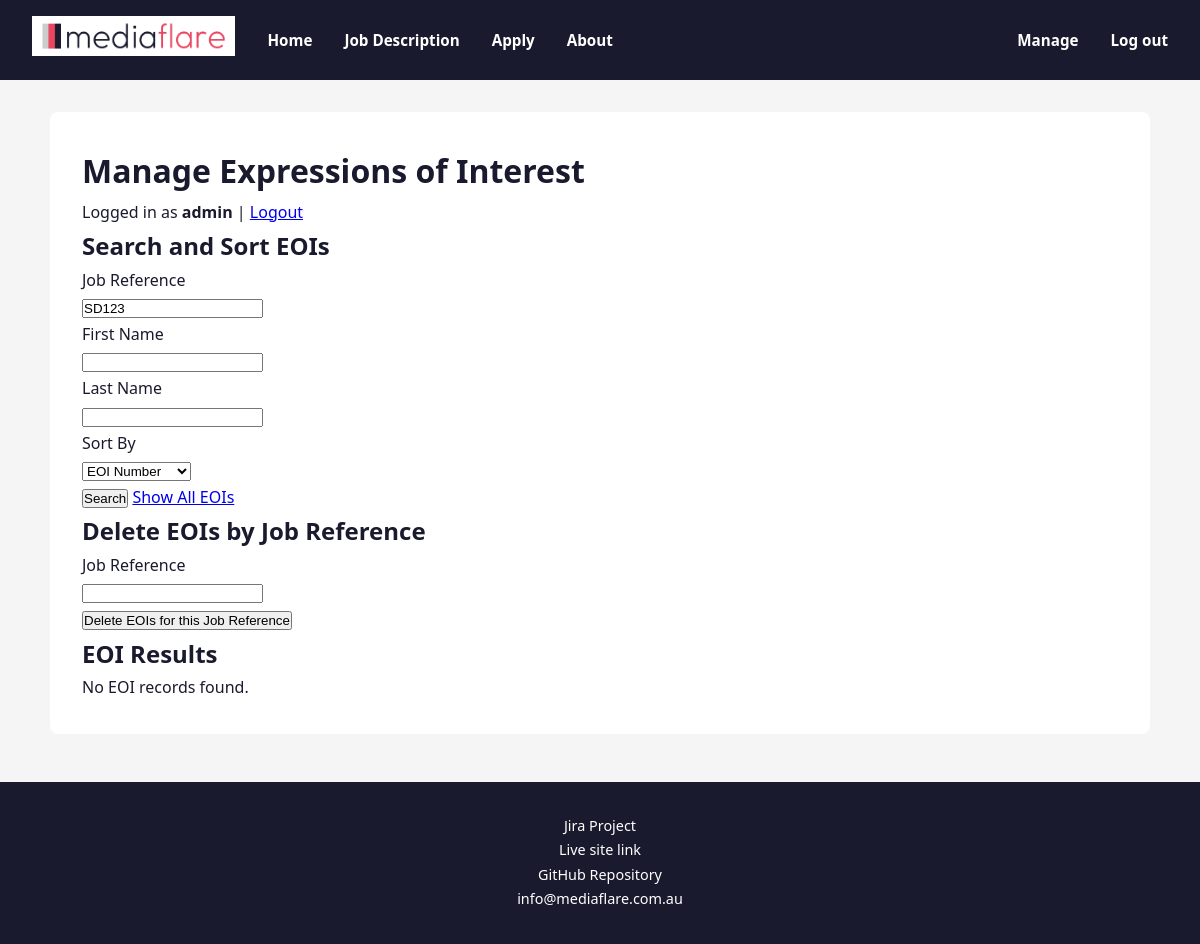
The app's page /manage.php?job_reference=SD123 (signed in), older data.
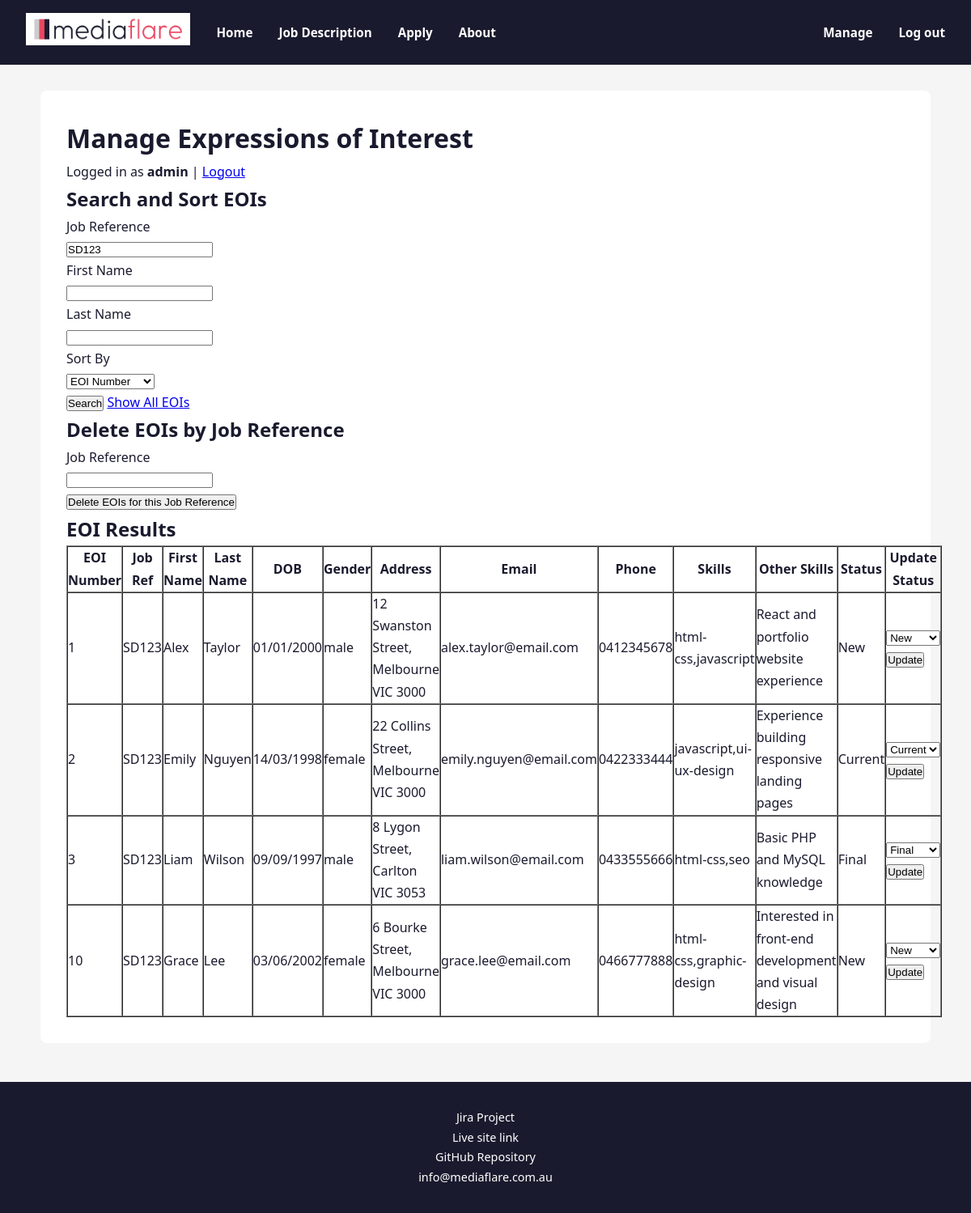
The same page, newer data.
### tables this page shows
CREATE TABLE `eoi` (
  `EOInumber` int(11) NOT NULL,
  `job_reference` varchar(5) NOT NULL,
  `first_name` varchar(20) NOT NULL,
  `last_name` varchar(20) NOT NULL,
  `date_of_birth` varchar(10) NOT NULL,
  `gender` enum('male','female','prefer-not-to-say') NOT NULL,
  `street_address` varchar(40) NOT NULL,
  `suburb` varchar(40) NOT NULL,
  `state` enum('VIC','NSW','QLD','NT','WA','SA','TAS','ACT') NOT NULL,
  `postcode` char(4) NOT NULL,
  `email` varchar(255) NOT NULL,
  `phone` varchar(12) NOT NULL,
  `skills` varchar(255) NOT NULL,
  `other_skills` text DEFAULT NULL,
  `status` enum('New','Current','Final') NOT NULL DEFAULT 'New'
);

### manage.php (the view, shortened to what this page needs)
<?php
require_once 'settings.php';
$conn = new mysqli($host, $username, $password, $dbname);
function clean_output($value) {
    return htmlspecialchars($value ?? '', ENT_QUOTES, 'UTF-8');
}
$create_eoi_table = "
CREATE TABLE IF NOT EXISTS `eoi` (
  `EOInumber` int(11) NOT NULL AUTO_INCREMENT,
  `job_reference` varchar(5) NOT NULL,
  `first_name` varchar(20) NOT NULL,
  `last_name` varchar(20) NOT NULL,
  `date_of_birth` varchar(10) NOT NULL,
  `gender` enum('male','female','prefer-not-to-say') NOT NULL,
  `street_address` varchar(40) NOT NULL,
  `suburb` varchar(40) NOT NULL,
  `state` enum('VIC','NSW','QLD','NT','WA','SA','TAS','ACT') NOT NULL,
  `postcode` char(4) NOT NULL,
  `email` varchar(100) NOT NULL,
  `phone` varchar(12) NOT NULL,
  `skills` text NOT NULL,
  `other_skills` text,
  `status` enum('New','Current','Final') NOT NULL DEFAULT 'New',
  PRIMARY KEY (`EOInumber`)
) ENGINE=InnoDB DEFAULT CHARSET=utf8mb4;
";
$conn->query($create_eoi_table);
$allowed_sort_fields = [
    'EOInumber' => 'EOInumber',
    'job_reference' => 'job_reference',
    'first_name' => 'first_name',
    'last_name' => 'last_name',
    'status' => 'status'
];
$sort = $_GET['sort'] ?? 'EOInumber';
$sort_sql = $allowed_sort_fields[$sort];
$search_job_reference = trim($_GET['job_reference'] ?? '');
$search_first_name = trim($_GET['first_name'] ?? '');
$search_last_name = trim($_GET['last_name'] ?? '');
$where = [];
$params = [];
$types = "";
if ($search_job_reference !== '') {
    $where[] = "job_reference = ?";
    $params[] = $search_job_reference;
    $types .= "s";
}
$sql = "SELECT * FROM eoi";
if (count($where) > 0) {
    $sql .= " WHERE " . implode(" AND ", $where);
}
$sql .= " ORDER BY $sort_sql";
$stmt = $conn->prepare($sql);
if (count($params) > 0) {
    $stmt->bind_param($types, ...$params);
}
$stmt->execute();
$result = $stmt->get_result();
include "header.inc";
include "nav.inc";
?>
<main class="section-container">
    <h1>Manage Expressions of Interest</h1>
    <p>
        Logged in as <strong><?php echo clean_output($_SESSION['username'] ?? 'Manager'); ?></strong>
        | <a href="logout.php">Logout</a>
    </p>
    <section>
        <h2>Search and Sort EOIs</h2>
        <form action="manage.php" method="get" novalidate>
            <p>
                <label for="job_reference">Job Reference</label><br>
                <input type="text" id="job_reference" name="job_reference"
                       value="<?php echo clean_output($search_job_reference); ?>">
            </p>
            <p>
                <label for="first_name">First Name</label><br>
                <input type="text" id="first_name" name="first_name"
                       value="<?php echo clean_output($search_first_name); ?>">
            </p>
            <p>
                <label for="last_name">Last Name</label><br>
                <input type="text" id="last_name" name="last_name"
                       value="<?php echo clean_output($search_last_name); ?>">
            </p>
            <p>
                <label for="sort">Sort By</label><br>
                <select id="sort" name="sort">
                    <option value="EOInumber" <?php if ($sort === 'EOInumber') echo 'selected'; ?>>EOI Number</option>
                </select>
            </p>
            <p>
                <input type="submit" value="Search">
                <a href="manage.php">Show All EOIs</a>
            </p>
        </form>
    </section>
    <section>
        <h2>Delete EOIs by Job Reference</h2>
        <form action="manage.php" method="post" novalidate>
            <p>
                <label for="delete_job_reference">Job Reference</label><br>
                <input type="text" id="delete_job_reference" name="delete_job_reference">
            </p>
            <p>
                <input type="submit" value="Delete EOIs for this Job Reference">
            </p>
        </form>
    </section>
    <section>
        <h2>EOI Results</h2>
        <?php if ($result && $result->num_rows > 0): ?>
            <table border="1" cellpadding="6" cellspacing="0">
                <thead>
                    <tr>
                        <th>EOI Number</th>
                        <th>Job Ref</th>
                        <th>First Name</th>
                        <th>Last Name</th>
                        <th>DOB</th>
                        <th>Gender</th>
                        <th>Address</th>
                        <th>Email</th>
                        <th>Phone</th>
                        <th>Skills</th>
                        <th>Other Skills</th>
                        <th>Status</th>
                        <th>Update Status</th>
                    </tr>
                </thead>
                <tbody>
                    <?php while ($row = $result->fetch_assoc()): ?>
                        <tr>
                            <td><?php echo clean_output($row['EOInumber']); ?></td>
                            <td><?php echo clean_output($row['job_reference']); ?></td>
                            <td><?php echo clean_output($row['first_name']); ?></td>
                            <td><?php echo clean_output($row['last_name']); ?></td>
                            <td><?php echo clean_output($row['date_of_birth']); ?></td>
                            <td><?php echo clean_output($row['gender']); ?></td>
                            <td>
                                <?php
                                echo clean_output(
                                    $row['street_address'] . ', ' .
                                    $row['suburb'] . ' ' .
                                    $row['state'] . ' ' .
                                    $row['postcode']
                                );
                                ?>
                            </td>
                            <td><?php echo clean_output($row['email']); ?></td>
                            <td><?php echo clean_output($row['phone']); ?></td>
                            <td><?php echo clean_output($row['skills']); ?></td>
                            <td><?php echo clean_output($row['other_skills']); ?></td>
                            <td><?php echo clean_output($row['status']); ?></td>
                            <td>
                                <form action="manage.php" method="post" novalidate>
                                    <select name="status">
                                        <option value="New" <?php if ($row['status'] === 'New') echo 'selected'; ?>>New</option>
                                        <option value="Current" <?php if ($row['status'] === 'Current') echo 'selected'; ?>>Current</option>
                                        <option value="Final" <?php if ($row['status'] === 'Final') echo 'selected'; ?>>Final</option>
                                    </select>
                                    <input type="submit" value="Update">
                                </form>
                            </td>
                        </tr>
                    <?php endwhile; ?>
                </tbody>
            </table>
        <?php else: ?>
            <p>No EOI records found.</p>
        <?php endif; ?>
    </section>
</main>
<?php
include "footer.inc";
?>

### header.inc (shortened to what this page needs)
<!DOCTYPE html>
<html lang="en">
<head>
    <link rel="stylesheet" href="styles/style.css" />
</head>
<body>

### nav.inc
<nav aria-label="Main navigation">
    <a href="jobs.php">
        <img src="images/mediaflare_logo.svg" alt="MediaFlare logo" height="40" />
    </a>
    <ul>
        <li><a href="index.php">Home</a></li>
        <li><a href="jobs.php">Job Description</a></li>
        <li><a href="apply.php">Apply</a></li>
        <li><a href="about.php">About</a></li>
        <li class="align-right"><a href="manage.php">Manage</a></li>
        <?php if (!isset($_SESSION['logged_in']) || $_SESSION['logged_in'] !== true): ?>
            <li><a href="login.php">Log in</a></li>
        <?php else: ?>
            <li><a href="logout.php">Log out</a></li>
        <?php endif; ?>
    </ul>
</nav>

### footer.inc
    <footer>
        <p><a href="https://cos10026group4.atlassian.net/jira/software/projects/SCRUM/summary">Jira Project</a></p>
        <p><a href="https://106514992.github.io/COS10026-Applied-Web-Project-Part-1-of-2/index.html">Live site link</a>
        </p>
        <p><a href="https://github.com/106514992/COS10026-Applied-Web-Project-Part-1-of-2">GitHub Repository</a></p>
        <p><a href="mailto:info@mediaflare.com.au"
                aria-label="Email us at info@mediaflare.com.au">info@mediaflare.com.au</a></p>
    </footer>
</body>
</html>

### styles/style.css (style rules this page uses)
* { margin: 0; padding: 0; box-sizing: border-box; }
body { font-family: 'Segoe UI', sans-serif; background-color: #f5f5f5; color: #1a1a2e; line-height: 1.7; }
nav { display: flex; align-items: center; gap: 2rem; padding: 1rem 2rem; background-color: #1a1a2e; }
nav ul { list-style: none; display: flex; gap: 2rem; margin: 0; padding: 0; width: 100%; text-align: center; }
.align-right { margin-left: auto; }
nav ul li a { color: #ffffff; text-decoration: none; font-weight: bold; font-size: 0.95rem; }
nav img { pointer-events: none; user-select: none; -webkit-user-drag: none; -moz-user-drag: none; -webkit-tap-highlight-color: rgba(255,255,255,.1); }
.section-container { max-width: 1100px; margin: 2rem auto; padding: 2rem; background-color: #ffffff; border-radius: 8px; }
footer { background-color: #1a1a2e; color: #cccccc; text-align: center; padding: 2rem 1rem; margin-top: 3rem; font-size: 0.9rem; }
footer a { color: #ffffff; text-decoration: none; }

Row changes from the older to the newer data that the page shows:
added eoi: EOInumber "1", job_reference "SD123", first_name "Alex", last_name "Taylor", date_of_birth "01/01/2000", gender "male", street_address+suburb+state "12 Swanston Street, Melbourne VIC 3000", email "alex.taylor@email.com", phone "0412345678", skills "html-css,javascript", other_skills "React and portfolio website experience", status "New"
added eoi: EOInumber "2", job_reference "SD123", first_name "Emily", last_name "Nguyen", date_of_birth "14/03/1998", gender "female", street_address+suburb+state "22 Collins Street, Melbourne VIC 3000", email "emily.nguyen@email.com", phone "0422333444", skills "javascript,ui-ux-design", other_skills "Experience building responsive landing pages", status "Current"
added eoi: EOInumber "3", job_reference "SD123", first_name "Liam", last_name "Wilson", date_of_birth "09/09/1997", gender "male", street_address+suburb+state "8 Lygon Street, Carlton VIC 3053", email "liam.wilson@email.com", phone "0433555666", skills "html-css,seo", other_skills "Basic PHP and MySQL knowledge", status "Final"
added eoi: EOInumber "10", job_reference "SD123", first_name "Grace", last_name "Lee", date_of_birth "03/06/2002", gender "female", street_address+suburb+state "6 Bourke Street, Melbourne VIC 3000", email "grace.lee@email.com", phone "0466777888", skills "html-css,graphic-design", other_skills "Interested in front-end development and visual design", status "New"
Text that changed along with them:
text no longer shown: "No EOI records found."
text now shown: "EOI Number Job Ref First Name Last Name DOB Gender Address Email Phone Skills Other Skills Status Update Status"
